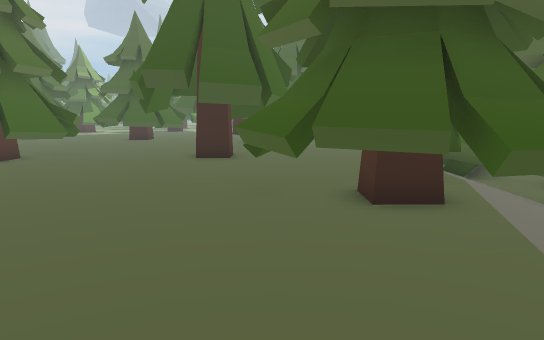
[1] (above)

24 first-person views from a walk through a scene from a Unity 3-D project. The camera is 1.4 m above the floor, tilts 8° down and sees 70° across. The floor is counted in squares, 1 m on a side. Each view is taken from the middle of a square. On the plan, view 1 faces up. The plan holds only what a view shows up to about 16 squares ahead; the rest is blank. The place goes on beyond the plan. The player character is not drawn. Some animated figures are left out. Some surface patterns are stand-ins.

[2]
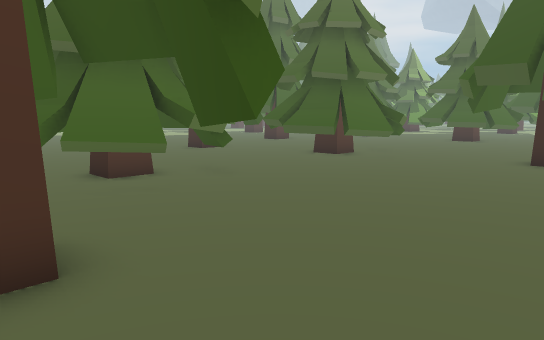

[3]
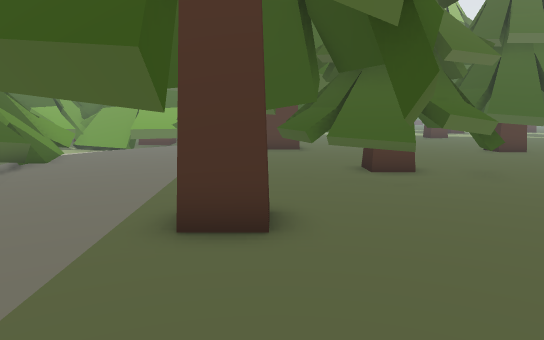

[4]
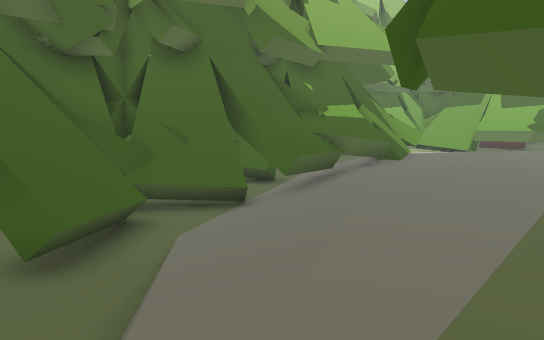

[5]
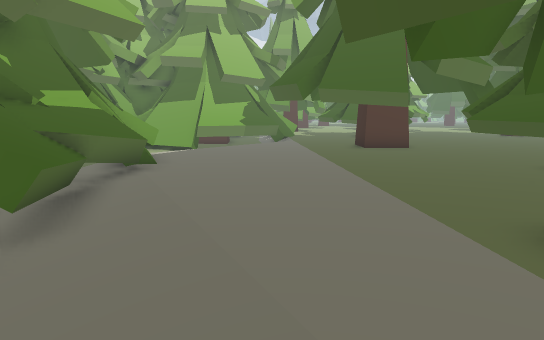

[6]
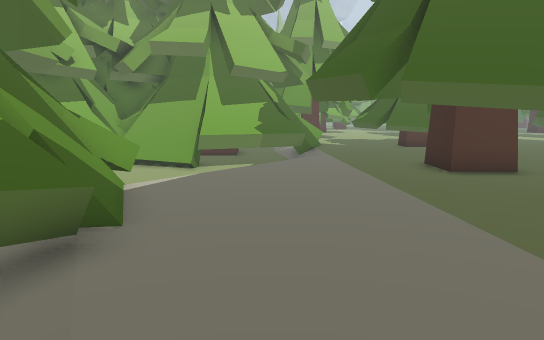

[7]
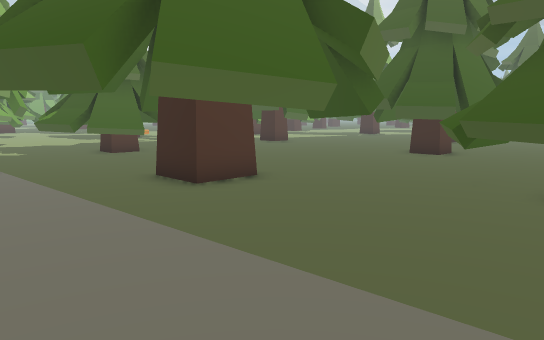

[8]
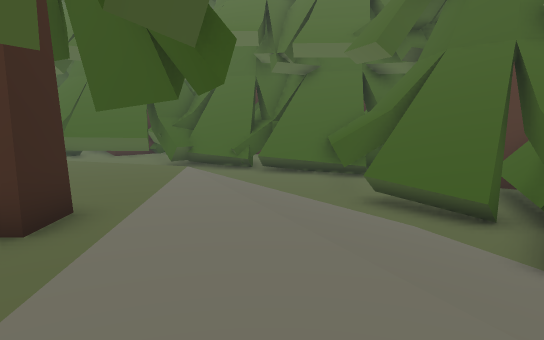

[9]
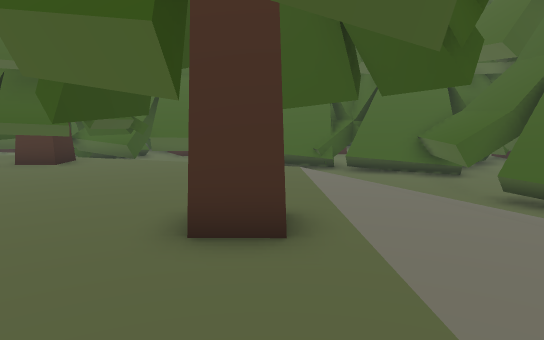

[10]
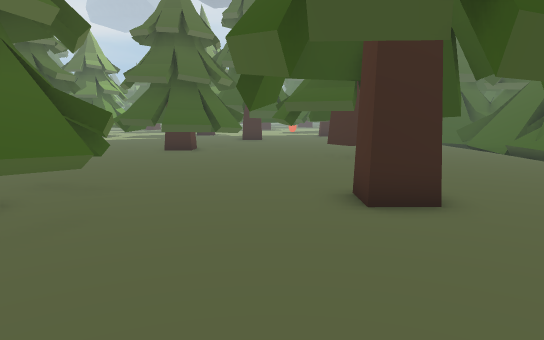

[11]
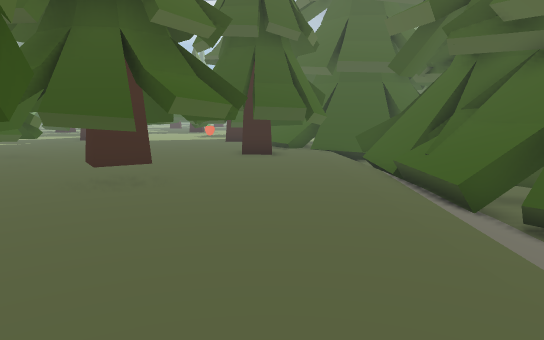

[12]
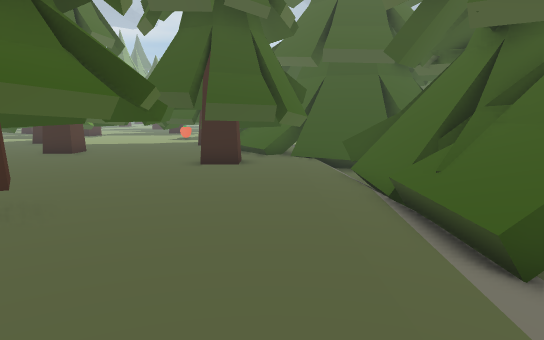

[13]
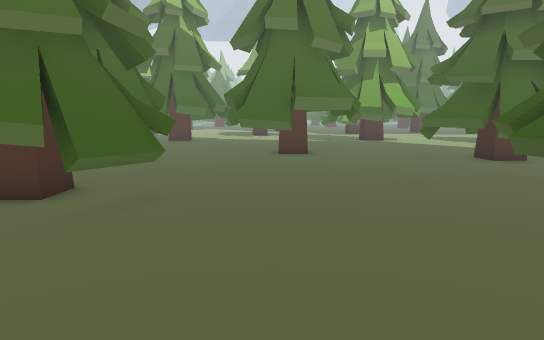

[14]
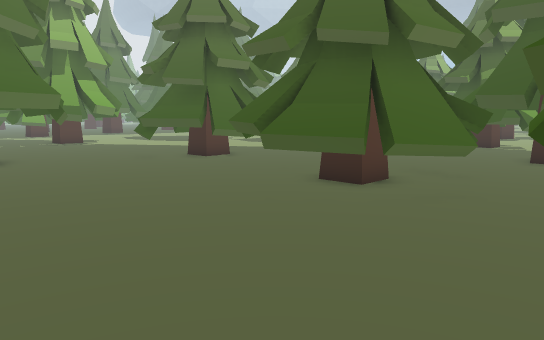

[15]
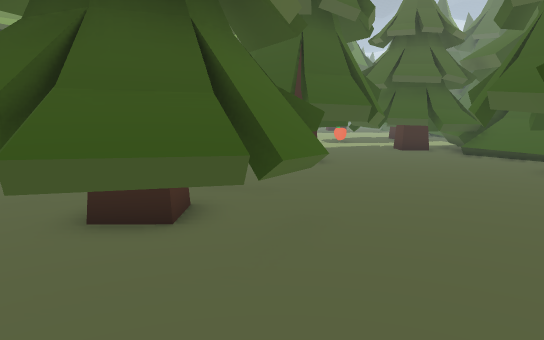

[16]
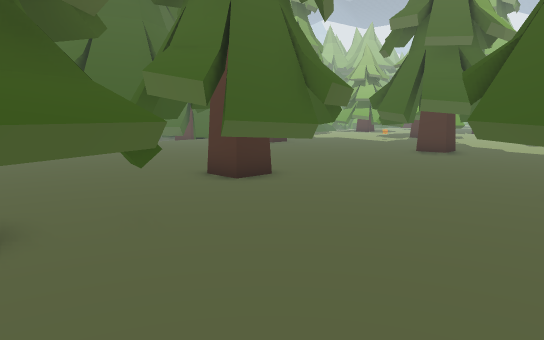

[17]
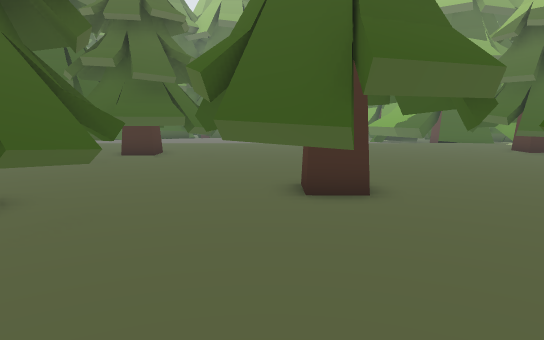

[18]
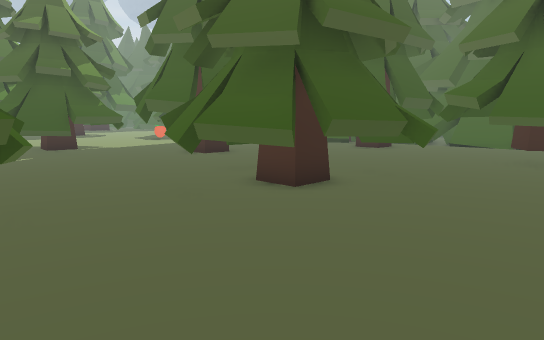

[19]
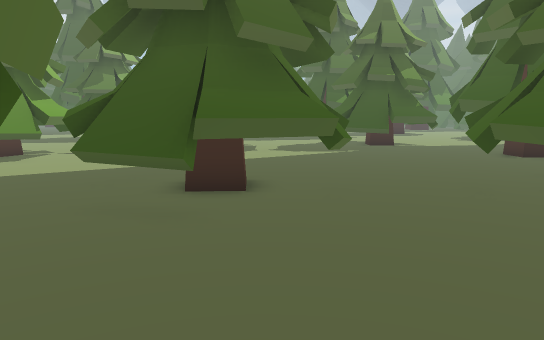

[20]
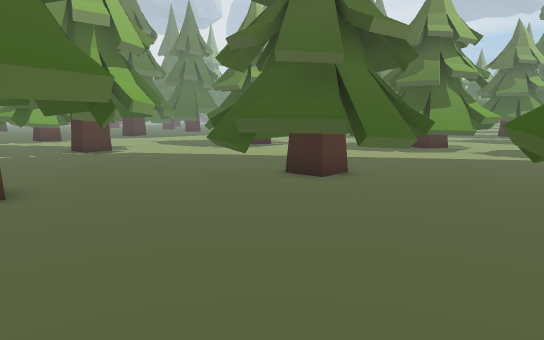

[21]
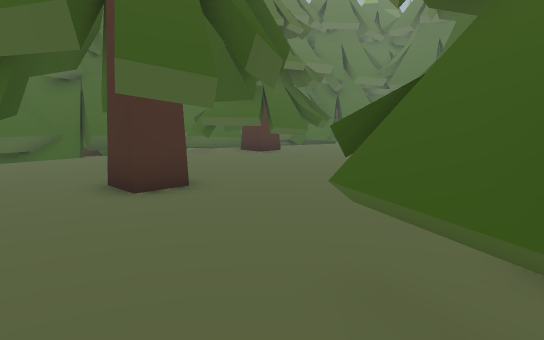

[22]
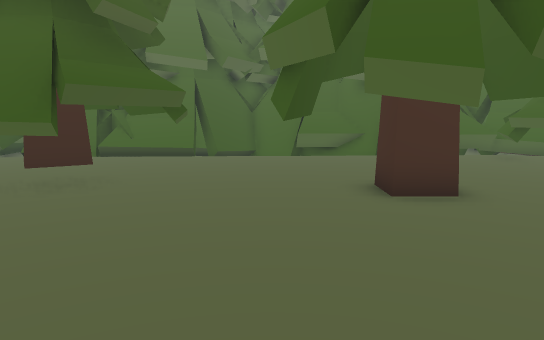

[23]
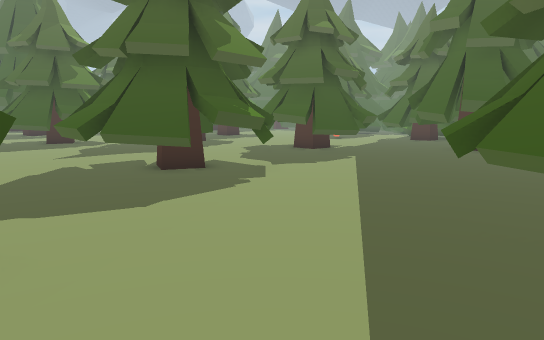

[24]
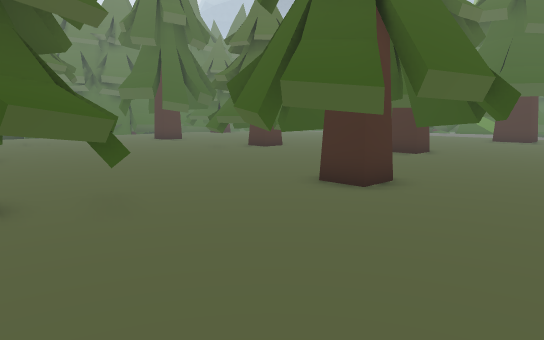

### Floor plan
Key: @ floor where view 1 was taken; # wall or solid block; . main floor; - floor 0.25 m lower than the main floor; _ floor 0.5 m lower than the main floor; < floor 0.75 m lower than the main floor; / step, stairs or slope; = window, fence, low wall or low ledge; v drop or lower ground; O other object.
Columns run from 22 left of view 1 to 6 right of it. Each row starts with its distance up from view 1.
 34   .OOO#OO..OOOOO    OOOOOOO
 33   .OOOOOO...OOO.   .OOOOOOO
 32 O ..OOOO.......OO OO.OOO OOO
 31 OO............OOOO.O..../ OOO
 30 OO............OOO#.O... O vOO
 29 OO.............O..OO..OOOO  O
 28  ..............OOOOO.OOOO.O-
 27  ....OOOO........O...O.##.O-
 26 .....OOOOO... OO ....OOO.OOOO
 25 .... OO#OOO.OOOOO.....OOOO.OO
 24 ....OOOOOO..OO#OOO.....OO..-O
 23 O....OOOOO..OO#OOO..OOO....-O
 22 ......OOO...OOOOO..OOOOO....v
 21 .............OOOO.OOOO.O....
 20 ...OOOO...........OOO#.O.../
 19 ..OO  .O..........OO..OO.../O
 18  .O.##.O...........OOOO..../O
 17  .OOOOOO...................//
 16 .. OO.OO............OO...../
 15 ....O......OOOO...O..OO..../O
 14 ...........OOOOO..O=#O..... O
 13 O....OOOO.OOO#OOO..O#OOO... O
 12 O....O..OOOOO#OO......O....OO
 11 O... OO#.O.OOOOO.....O...  OO
 10 ....OOO#.O.OOOOO...........OO
  9 .....O..OO.............OOOOOO
  8  .....OOO.............OOOOOOO
  7 ............OO........OO#OO O
  6 ...........OOOOO......OO#OOOO
  5 ......OO..OOOOOO......OOOOOOO
  4 O......OO.OO##OO.......OOOOOO
  3 O. .......OOOOOO..OO..... OOO
  2 O.O.. #....OOOOOO..OO....  OO
  1 O....##..O..OO.OO##...../  OO
  0 ........OO.......##.O.@./  OO
 -1 ........O...........O..=  _OO
 -2 ./..................../ ___OO
 -3 O  .................///___OOO
 -4 OO  /.............////____O O
 -5 OO   /.........//////OOOOOO O
 -6 OOO   /.....OOOOO//_OOOOOOOO
 -7 OOO_<  OOOOOOOOOOOOOOOOOOOOOO
 -8 OO__<  OOOOOOOOOO OOOOO  OOOO
 -9 OO__<  OOO_ O OO OOOOOOO
-10 OO     OO      O OOOOO
-11 OO OOO              O
-12 OOO O            OO
-13  OO

Where each view was taken, in squares from view 1:
view 1: 0 up, 0 right, facing up
view 2: 0 up, 0 right, facing up-left
view 3: 1 up, 1 right, facing left
view 4: 0 up, 1 right, facing down-left
view 5: 3 down, 1 left, facing left
view 6: 4 down, 6 left, facing left
view 7: 4 down, 9 left, facing up-left
view 8: 3 down, 9 left, facing right
view 9: 0 up, 9 left, facing right
view 10: 7 up, 4 left, facing up
view 11: 12 up, 2 right, facing up
view 12: 15 up, 3 right, facing up
view 13: 17 up, 2 left, facing left
view 14: 16 up, 3 left, facing up-left
view 15: 18 up, 6 left, facing up
view 16: 18 up, 9 left, facing down-left
view 17: 18 up, 14 left, facing down
view 18: 18 up, 14 left, facing up-right
view 19: 17 up, 14 left, facing up
view 20: 17 up, 9 left, facing up-left
view 21: 17 up, 9 left, facing down-right
view 22: 16 up, 9 left, facing right
view 23: 25 up, 22 left, facing up-right
view 24: 25 up, 22 left, facing down-right
